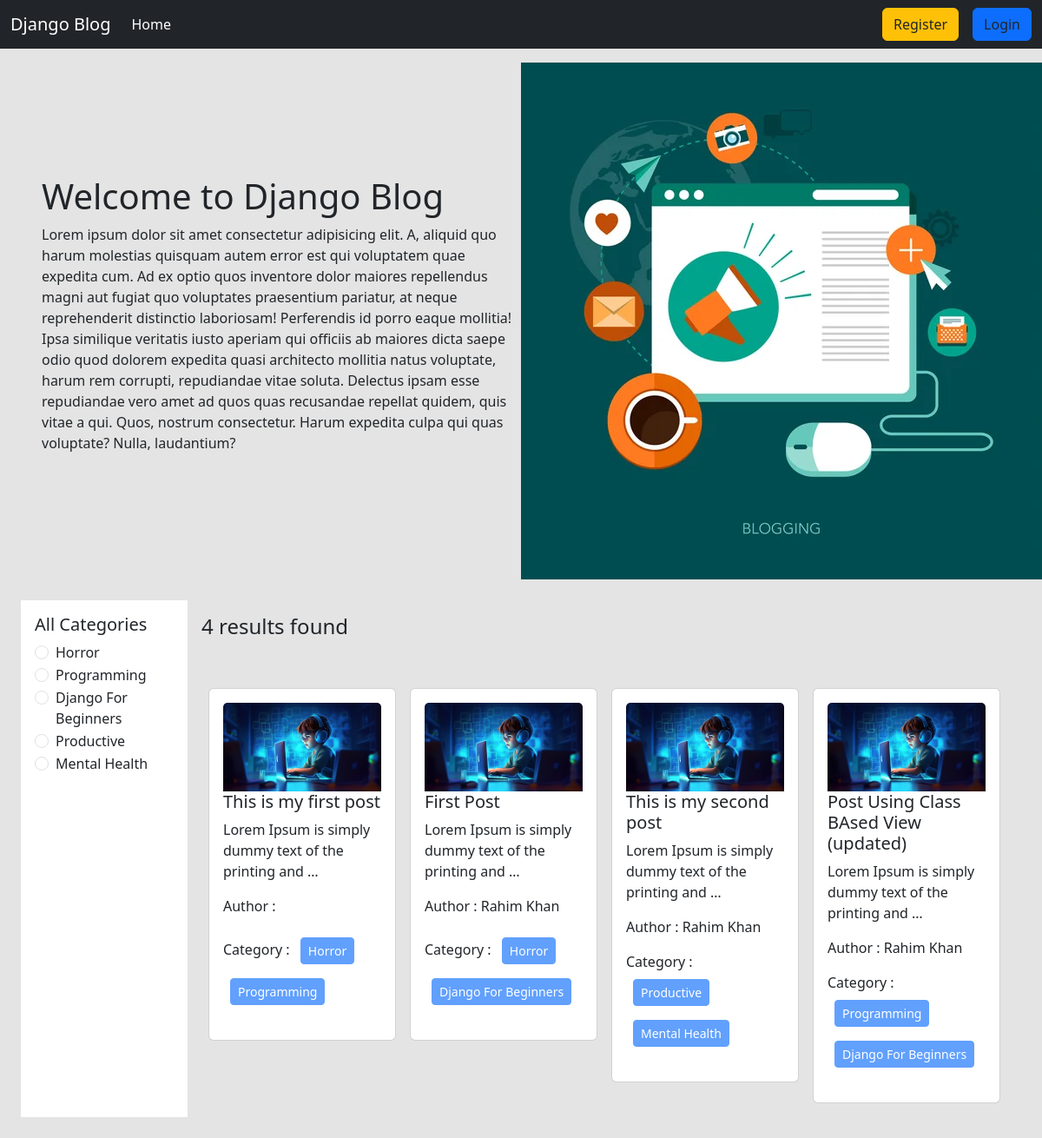
The page / on the database its author committed.
### categories/models.py (models this page shows, shortened)
class Category(models.Model):
     name = models.CharField(max_length = 100)
     slug = models.SlugField(max_length = 100, unique = True, null = True, blank = True)

### posts/models.py (models this page shows, shortened)
class Post(models.Model):
    title = models.CharField(max_length = 50)
    content = models.TextField()
    category = models.ManyToManyField(Category) # ekta post multiple categorir moddhe thakte pare abar ekta categorir moddhe multiple post thakte pare
    author = models.ForeignKey(User,on_delete = models.CASCADE)
    image = models.ImageField(upload_to='posts/media/uploads/',blank=True,null=True)

### blog_project/views.py (the view)
# urls.py: 2. Add a URL to urlpatterns:  path('', views.home, name='home')
def home(request, category_slug = None):
    data = Post.objects.all()
    if category_slug is not None:
        category = Category.objects.get(slug = category_slug)
        data = Post.objects.filter(category = category)
    categories = Category.objects.all()
    return render(request,'home.html',{'data' : data, 'category' : categories})

### templates/home.html
{% extends 'base.html' %}
{% load static %}
{% block content %}
<div class="d-flex flex-wrap px-5 pt-3 align-items-center">
  <div class="col-6">
    <h1>Welcome to Django Blog</h1>
    <p>Lorem ipsum dolor sit amet consectetur adipisicing elit. A, aliquid quo harum molestias quisquam autem error est
      qui voluptatem quae expedita cum. Ad ex optio quos inventore dolor maiores repellendus magni aut fugiat quo
      voluptates praesentium pariatur, at neque reprehenderit distinctio laboriosam! Perferendis id porro eaque
      mollitia! Ipsa similique veritatis iusto aperiam qui officiis ab maiores dicta saepe odio quod dolorem expedita
      quasi architecto mollitia natus voluptate, harum rem corrupti, repudiandae vitae soluta. Delectus ipsam esse
      repudiandae vero amet ad quos quas recusandae repellat quidem, quis vitae a qui. Quos, nostrum consectetur. Harum
      expedita culpa qui quas voluptate? Nulla, laudantium?</p>
  </div>
  <div class="col-6">
    <img src="{% static 'header.jpg' %}">
  </div>
</div>
<div class="d-flex flex-wrap p-4">
  <div class="col-2 bg-white p-3">
    <h5>All Categories</h5>
    {% for cat in category %}
    <div class="form-check">
      <input class="form-check-input" type="radio" name=category id={{cat.id}}>
      <label class="form-check-label" for="{{cat.id}}">
        <a href="{% url 'category_wise_post' cat.slug %}" class="text-decoration-none text-dark">{{cat.name}}</a>
      </label>
    </div>
    {% endfor %}
  </div>
  <div class="col-10 p-3">
    <h4>{{data | length}} results found</h4>
    <div class="d-flex flex-wrap pt-5">
      {% for post in data %}
      <div class="col-sm-3 mb-3 mb-sm-0">
        <div class="card mx-2">
          <div class="card-body">
            <img class="card-img-top" src="{{post.image.url}}" alt="Card image cap">
            <h5 class="card-title"><a href="{% url 'detail_post' post.id %}"
                class="text-decoration-none text-dark">{{post.title}}</a></h5>
            <p class="card-text">{{post.content|truncatewords:10}}</p>
            <p>Author : {{post.author.first_name}} {{post.author.last_name}}</p>
            <p>
              Category : {% for cat in post.category.all %}
              <button class="btn btn-primary btn-sm m-2" disabled>{{cat.name}}</button>
              {% endfor %}
            </p>
          </div>
        </div>
      </div>
      {% endfor %}
    </div>
  </div>
</div>
{% endblock %}

### rows shown on the page
Category: name "Horror"
Category: name "Programming"
Category: name "Django For Beginners"
Category: name "Productive"
Category: name "Mental Health"
Post: image (picture), title "This is my first post", content "Lorem Ipsum is simply dummy text of the printing and …"
Post: image (picture), title "First Post", content "Lorem Ipsum is simply dummy text of the printing and …", author.first_name "Rahim", author.last_name "Khan"
Post: image (picture), title "This is my second post", content "Lorem Ipsum is simply dummy text of the printing and …", author.first_name "Rahim", author.last_name "Khan"
Post: image (picture), title "Post Using Class BAsed View (updated)", content "Lorem Ipsum is simply dummy text of the printing and …", author.first_name "Rahim", author.last_name "Khan"

### other values the page prints
{{ data | length }} "4"
